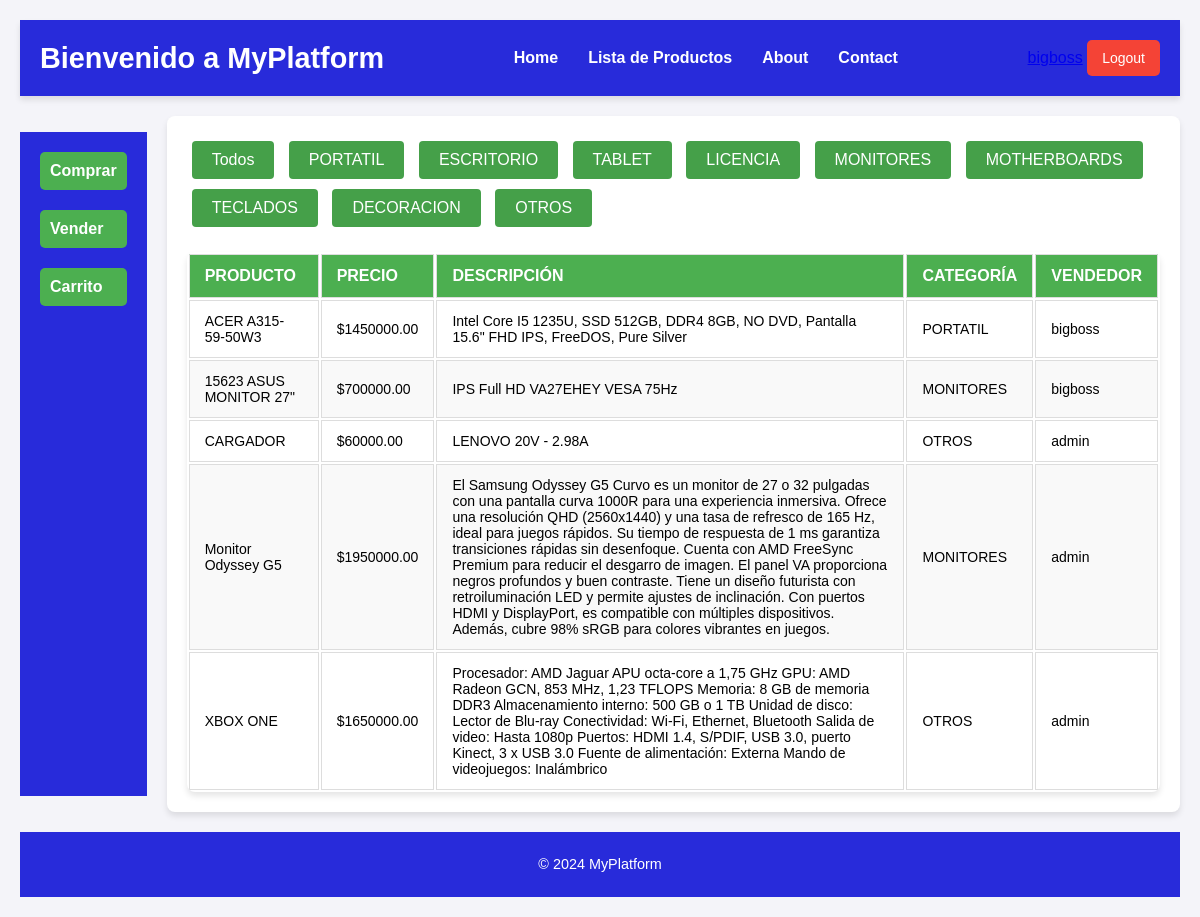
The page /products/ (signed in) on the database its author committed.
### users/models.py (models this page shows, shortened)
class CustomUser(AbstractUser):
    is_buyer = models.BooleanField(default=False)
    is_seller = models.BooleanField(default=False)
    full_name = models.CharField(max_length=255, blank=True, null=True)
    phone_number = models.CharField(max_length=20, blank=True, null=True)
    address = models.TextField(blank=True, null=True)

### products/models.py (models this page shows, shortened)
class Category(models.Model):
    name = models.CharField(max_length=100)
    description = models.TextField(blank=True, null=True)

class Product(models.Model):
    id = models.BigAutoField(primary_key=True)
    name = models.CharField(max_length=255)
    description = models.TextField()
    image = models.ImageField(upload_to='products/images/', null=True, blank=True)
    price = models.DecimalField(max_digits=10, decimal_places=2)
    stock = models.IntegerField(default=0)  # Indica la cantidad en inventario
    category = models.ForeignKey('Category', on_delete=models.SET_NULL, null=True, blank=True)
    seller = models.ForeignKey(settings.AUTH_USER_MODEL, related_name='products_for_sale', on_delete=models.CASCADE)
    is_sold = models.BooleanField(default=False)  # Indica si el producto está vendido
    is_available = models.BooleanField(default=True)  # Nuevo campo para indicar disponibilidad
    @property
    def is_available(self):
        return self.stock > 0

### products/views.py (the view)
# urls.py: path('', views.ProductListView.as_view(), name='product_list'),
class ProductListView(ListView):
    model = Product
    template_name = 'product_list.html'
    context_object_name = 'products'
    def get_context_data(self, **kwargs):
        context = super().get_context_data(**kwargs)
        categories = Category.objects.all()  # Obtén todas las categorías
        context['categories'] = categories  # Pasa las categorías al template
        return context
    def get_queryset(self):
        queryset = Product.objects.all()
        category_id = self.request.GET.get('category')  # Obtener el filtro de categoría desde el GET
        if category_id:
            queryset = queryset.filter(category__id=category_id)  # Filtrar por ID de categoría
        return queryset

### products/templates/product_list.html (shortened to what this page needs)
{% extends 'home.html' %}
{% load static %}
{% block content %}
<link rel="stylesheet" href="{% static 'css\product_list.css' %}">
    <div>
        <form method="get">
            <button class="product_list_button" href="{% url 'product_list' %}" type="submit" name="category" value="">Todos</button>
            {% for category in categories %}
                <button class="product_list_button" type="submit" name="category" value="{{ category.id }}">
                    {{ category.name }}
                </button>
            {% endfor %}
        </form>
    </div>
    <div class="product-table">
        <table>
            <thead>
                <tr>
                    <th>Producto</th>
                    <th>Precio</th>
                    <th>Descripción</th>
                    <th>Categoría</th>
                    <th>Vendedor</th>
                </tr>
            </thead>
            <tbody>
                {% for product in products %}
                    <tr>
                        <td>{{ product.name }}</td>
                        <td>${{ product.price }}</td>
                        <td>{{ product.description }}</td>
                        <td>{{ product.category.name }}</td>
                        <td>{{ product.seller.username }}</td>
                    </tr>
                {% endfor %}
            </table>
    </div>
{% endblock %}

### templates/home.html (shortened to what this page needs)
{% load static %}
<!DOCTYPE html>
<html lang="en">
<head>
    <link rel="stylesheet" href="{% static 'css\home.css' %}">
</head>
<body>
    <div class="grid-container">
        <header>
            <h1>Bienvenido a MyPlatform</h1>
            <ul>
                <li><a href="{% url 'home' %}">Home</a></li>
                <li><a href="{% url 'product_list' %}">Lista de Productos</a></li>
                <li><a href="">About</a></li>
                <li><a href="">Contact</a></li>
            </ul>
            <div>
                {% if user.is_authenticated %}
                    <form method="post" action="{% url 'logout' %}" style="display: inline;">
                        <a href="{% url 'profile' %}">{{ user.username }}</a>
                        <button type="submit">Logout</button>
                    </form>
                {% else %}
                    <a href="{% url 'login' %}">Login</a>
                {% endif %}
            </div>
        </header>
        <menu>
            <li>
                <a href="{% url 'available_products' %}">Comprar</a>
            </li>
            <li>
                <a href="{% url 'sell_product' %}">Vender</a>
            </li>
            <li>
                <a href="{% url 'view_cart' %}">Carrito</a>
            </li>
        </menu>
        <main>
            {% block content %}{% endblock content %}
        </main>
        <footer>
            <p>&copy; 2024 MyPlatform</p>
        </footer>
    </div>
</body>
</html>

### static/css/home.css (style rules this page uses)
body { background-color: #f4f4f9; font-family: Arial, sans-serif; margin: 0; padding: 0; }
.grid-container { display: grid; grid-template-areas: "a a a a a a a a a" "b c c c c c c c c" "d d d d d d d d d"; gap: 20px; grid-template-columns: repeat(9, 1fr); grid-template-rows: auto 1fr auto; padding: 20px; }
header { grid-area: a; background-color: #282bda; color: white; padding: 20px; display: flex; justify-content: space-between; align-items: center; box-shadow: 0 4px 6px rgba(0, 0, 0, 0.1); }
header h1 { margin: 0; font-size: 1.8rem; }
header ul { list-style: none; padding: 0; margin: 0; display: flex; }
header ul li { margin: 0 15px; }
header ul li a { color: white; text-decoration: none; font-weight: bold; transition: color 0.3s ease; }
header div { display: flex; align-items: center; }
header form { display: inline-block; }
header button { background-color: #f44336; color: white; border: none; padding: 10px 15px; border-radius: 5px; cursor: pointer; transition: background-color 0.3s ease; }
menu { grid-area: b; background-color: #282bda; color: white; padding: 20px; display: flex; flex-direction: column; gap: 20px; }
menu a { display: block; color: white; text-decoration: none; font-weight: bold; padding: 10px; border-radius: 5px; background-color: #4CAF50; transition: background-color 0.3s ease; width: 100%; box-sizing: border-box; }
main { grid-area: c; background-color: #ffffff; padding: 20px; border-radius: 8px; box-shadow: 0 4px 6px rgba(0, 0, 0, 0.1); }
footer { grid-area: d; background-color: #282bda; color: white; text-align: center; padding: 10px 0; font-size: 0.9rem; }
menu li { list-style: none; padding: 0; margin: 0; }

### static/css/product_list.css (style rules this page uses)
.product-table { width: 100%; border-collapse: collapse; margin-top: 20px; box-shadow: 0 4px 6px rgba(0, 0, 0, 0.1); background-color: white; border-radius: 8px; overflow: hidden; }
.product-table th, .product-table td { padding: 12px 15px; border: 1px solid #ddd; text-align: left; }
.product-table th { background-color: #4CAF50; color: white; font-weight: bold; text-transform: uppercase; }
.product-table tr:nth-child(even) { background-color: #f9f9f9; }
.product-table td { vertical-align: middle; font-size: 14px; }
button { padding: 10px 15px; font-size: 14px; cursor: pointer; border: none; background-color: #007bff; color: white; border-radius: 5px; transition: background-color 0.3s ease; }
.product_list_button { padding: 10px 20px; margin: 5px; font-size: 14px; cursor: pointer; border-radius: 5px; background-color: #28a745; color: white; transition: background-color 0.3s ease; }
.product_list_button { background-color: #45a049; color: white; padding: 0,1rem; border: none; border-radius: 4px; font-size: 1rem; cursor: pointer; transition: background-color 0.3s; }

### rows shown on the page
CustomUser: username "bigboss"
Category: {{ category.id }} 1 (drawn), name "PORTATIL"
Category: {{ category.id }} 2 (drawn), name "ESCRITORIO"
Category: {{ category.id }} 3 (drawn), name "TABLET"
Category: {{ category.id }} 4 (drawn), name "LICENCIA"
Category: {{ category.id }} 5 (drawn), name "MONITORES"
Category: {{ category.id }} 6 (drawn), name "MOTHERBOARDS"
Category: {{ category.id }} 7 (drawn), name "TECLADOS"
Category: {{ category.id }} 8 (drawn), name "DECORACION"
Category: {{ category.id }} 9 (drawn), name "OTROS"
Product: name "ACER A315-59-50W3", price "1450000.00", description "Intel Core I5 1235U, SSD 512GB, DDR4 8GB, NO DVD, Pantalla 15.6\" FHD IPS, FreeDOS, Pure Silver", category.name "PORTATIL", seller.username "bigboss"
Product: name "15623 ASUS MONITOR 27\"", price "700000.00", description "IPS Full HD VA27EHEY VESA 75Hz", category.name "MONITORES", seller.username "bigboss"
Product: name "CARGADOR", price "60000.00", description "LENOVO 20V - 2.98A", category.name "OTROS", seller.username "admin"
Product: name "Monitor Odyssey G5", price "1950000.00", description "El Samsung Odyssey G5 Curvo es un monitor de 27 o 32 pulgadas con una pantalla curva 1000R para una experiencia inmersiva. Ofrece una resolución QHD (2560x1440) y una tasa de refresco de 165 Hz, ideal para juegos rápidos. Su tiempo de respuesta de 1 ms garantiza transiciones rápidas sin desenfoque. Cuenta con AMD FreeSync Premium para reducir el desgarro de imagen. El panel VA proporciona negros profundos y buen contraste. Tiene un diseño futurista con retroiluminación LED y permite ajustes de inclinación. Con puertos HDMI y DisplayPort, es compatible con múltiples dispositivos. Además, cubre 98% sRGB para colores vibrantes en juegos.", category.name "MONITORES", seller.username "admin"
Product: name "XBOX ONE", price "1650000.00", description "Procesador: AMD Jaguar APU octa-core a 1,75 GHz GPU: AMD Radeon GCN, 853 MHz, 1,23 TFLOPS Memoria: 8 GB de memoria DDR3 Almacenamiento interno: 500 GB o 1 TB Unidad de disco: Lector de Blu-ray Conectividad: Wi-Fi, Ethernet, Bluetooth Salida de video: Hasta 1080p Puertos: HDMI 1.4, S/PDIF, USB 3.0, puerto Kinect, 3 x USB 3.0 Fuente de alimentación: Externa Mando de videojuegos: Inalámbrico", category.name "OTROS", seller.username "admin"
